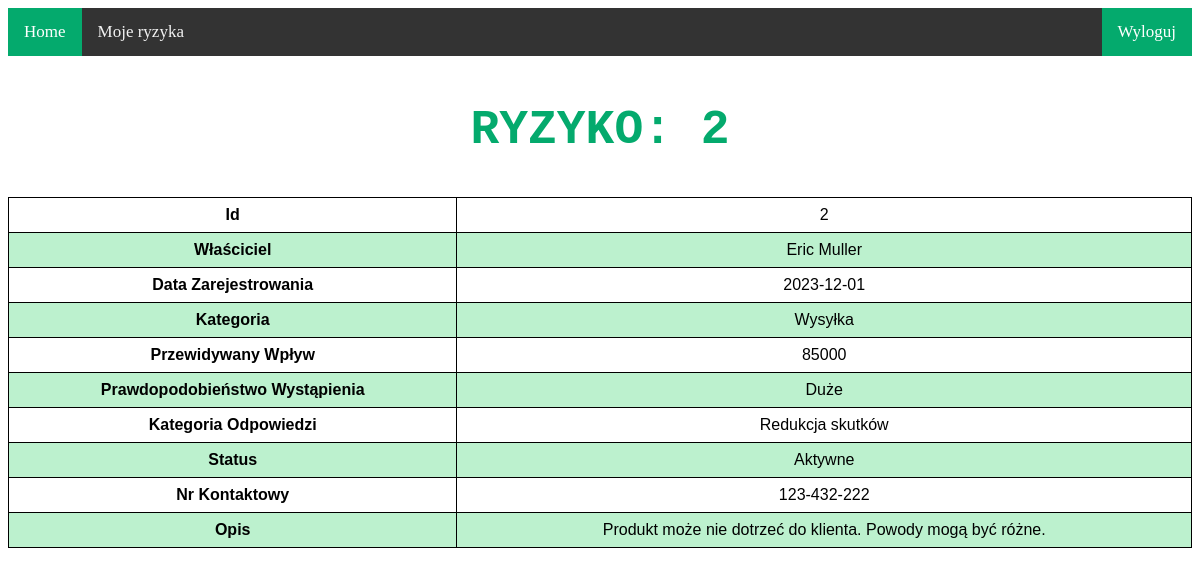
/2 (signed in), run on the app's committed database.
### tables this page shows
CREATE TABLE risk (
    id INTEGER PRIMARY KEY AUTOINCREMENT,
    owner_id INTEGER references person(id),
    created TIMESTAMP NOT NULL DEFAULT CURRENT_TIMESTAMP,
    category TEXT NOT NULL,
    impact INTEGER NOT NULL,
    proximity TEXT NOT NULL,
    response TEXT NOT NULL,
    status TEXT NOT NULL,
    contact TEXT NOT NULL,
    description TEXT NOT NULL
);

CREATE TABLE person (
    id INTEGER PRIMARY KEY AUTOINCREMENT,
    name TEXT NOT NULL,
    login TEXT NOT NULL,
    password TEXT NOT NULL
);

### app.py (the view)
@app.route('/<int:idn>', methods=["GET", "POST"])
def risk_page(idn):
    if request.form.get('remove_risk') == "yes":
        db.remove_risk(idn)
        return redirect("/moje")
    risk_data = db.get_risk(idn)
    data = []
    for i in range(len(titles)):
        try:
            data.append([titles[i], risk_data[i]])
        except IndexError:
            data.append([titles[i], ""])
    return render_template("risk.html", idn=idn, data=data)

### app.py (called while the page is built)
@login_manager.user_loader
def loader_user(idn):
    return db.get_user(idn)

### db.py (called while the page is built)
def get_db_connection():
    conn = sqlite3.connect('database.db')
    conn.row_factory = sqlite3.Row
    return conn

def get_user(idn):
    conn = get_db_connection()
    user = conn.execute('SELECT * FROM PERSON WHERE id=' + str(idn)).fetchall()
    conn.close()
    user_wrap = User(user[0][0], user[0][1], user[0][2], user[0][3])
    return user_wrap

def get_risk(idn):
    conn = get_db_connection()
    risk_data = conn.execute(
        'SELECT risk.id, name, date(created), category, impact, proximity, response, status, contact, description '
        'FROM risk, person WHERE risk.owner_id = person.id AND risk.id = %i' % idn).fetchall()
    conn.close()
    return risk_data[0]

### templates/risk.html (shortened to what this page needs)
{% extends "topnav.html" %}
{% block content %}
    <h2>Ryzyko: {{ idn }}</h2>
    <div class="scrollable">
        <table>
            {% for piece in data %}
                <tr>
                    <th>{{ piece[0] }}</th>
                    <td>{{ piece[1] }}</td>
                </tr>
            {% endfor %}
        </table>
    </div>
{% endblock %}

### static/style.css (style rules this page uses)
.scrollable { width: 100%; overflow-x: auto; }
table { margin-left: auto; margin-right: auto; font-family: arial, sans-serif; border-collapse: collapse; width: 100%; }
td, th { border: 1px solid #000000; text-align: center; padding: 8px; overflow: hidden; text-overflow: ellipsis; }
tr:nth-child(even) { background-color: #bcf1ce; }
h2 { text-align: center; text-transform: uppercase; color: #04AA6D; font-family: "Monaco", "Lucida Console", monospace; font-size: xxx-large; }

### data on the page
risk: piece "Właściciel", name "Eric Muller", piece "Kategoria", category "Wysyłka", piece "Przewidywany Wpływ", impact "85000", piece "Prawdopodobieństwo Wystąpienia", proximity "Duże", piece "Kategoria Odpowiedzi", response "Redukcja skutków", piece "Status", status "Aktywne", piece "Nr Kontaktowy", contact "123-432-222", piece "Opis", description "Produkt może nie dotrzeć do klienta. Powody mogą być różne."

### other printed values
{{ idn }} "2"
{{ piece[0] }} "Id" "Data Zarejestrowania"
{{ piece[1] }} "2" "2023-12-01"
